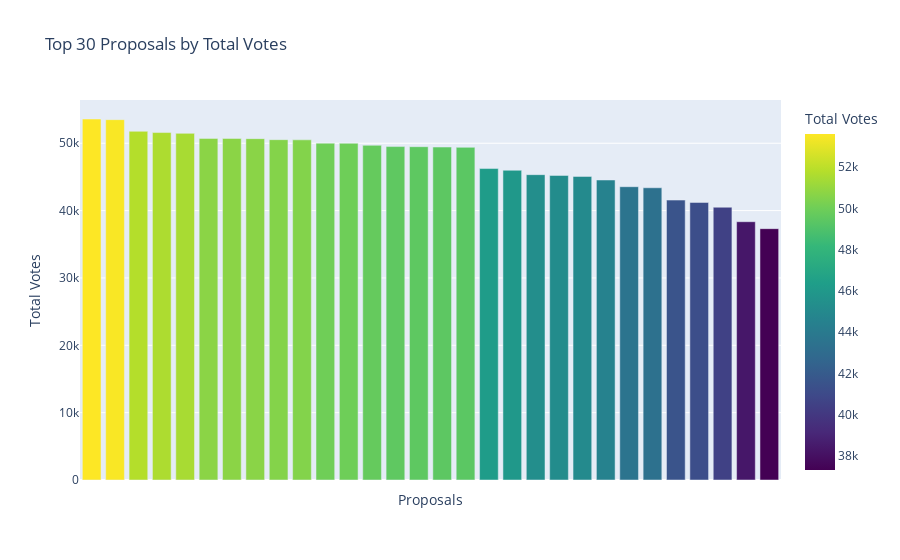

Notebook code cell kept with this figure:
### Code cell
# Sort the DataFrame by 'total_votes' column in descending order
top_30_proposals = proposal_vote_counts.sort_values(by='total_votes', ascending=False).head(30)

# Create the bar chart using Plotly
fig = px.bar(top_30_proposals, x='Proposal_Title', y='total_votes',
             labels={'Proposal_Title': 'Proposals', 'total_votes': 'Total Votes'},
             title='Top 30 Proposals by Total Votes',
             color='total_votes',
             color_continuous_scale='Viridis')

# Remove x-ticks
fig.update_xaxes(showticklabels=False)

# Set x-axis label
fig.update_layout(xaxis=dict(title='Proposals'))

# Show the interactive plot
fig.show()
fig.write_html(r'Graphs\top-30-votes.html')

### Figure 1 — Plotly figure (JSON) as saved in the notebook; plotly's stock layout.template omitted (floating-point values rounded to 4 significant figures)
{"data": [{"alignmentgroup": "True", "hovertemplate": "Proposals=%{x}<br>Total Votes=%{marker.color}<extra></extra>", "legendgroup": "", "marker": {"color": [53602, 53506, 51777, 51588, 51470, 50718, 50716, 50685, 50534, 50509, 50016, 49996, 49696, 49508, 49489, 49436, 49396, 46244, 45993, 45337, 45223, 45076, 44546, 43549, 43389, 41561, 41211, 40503, 38351, 37318], "coloraxis": "coloraxis", "pattern": {"shape": ""}}, "name": "", "offsetgroup": "", "orientation": "v", "showlegend": false, "textposition": "auto", "type": "bar", "x": ["Arbitrum as official sponsor of Ethereum Mexico 2023", "Proposal: Security Council Elections Proposed Implementation Spec", "The Arbitrum Coalition", "Arbitrum DAO Grants - Delegated Domain Allocation by Questbook", "Proposal: Update Security Council Election Start Date to Ensure Time for Security Audit", "AIP: ArbOS Version 11", "Non-Constitutional AIP: Arbitrum Security Enhancement Fund", "Time Management in ArbitrumÃÂ¢ÃÂÃÂs Governance", "Proposal: Building the Future of NFTs: The Rarible Protocol - Arbitrum Integration Proposal [REVISED]", "Procurement Framework | Security : Non-Constitutional Proposal", "Consolidate Security Proposals into a RFP Process", "Domain Allocator Election for the Education, Community Growth and Events Domain", "Domain Allocator Election for the Gaming Domain", "[Non-Constitutional] Fund the Arbitrum Grants Framework Proposal Milestone 1", "Accelerating Arbitrum - leveraging Camelot as an ecosystem hub to support native builders", "Domain Allocator Election for the New Protocol Ideas Domain", "Domain Allocator Election for the Dev Tooling Domain", "AIP-1.2 - Foundation and DAO Governance", "Proposal: Activate support for account abstraction endpoint on One and Nova", "Proposal to Backfund Successful STIP Proposals", "AIP-1.1 - Lockup, Budget, Transparency", "Proposal to onboard Matrixed.Link as a validator for Arbitrum", "Proposal: Empowering Early Contributors: The community Arbiter Proposal", "Proposal: Build Optimal Onboarding for STIP Teams (BOOST)", "AIP 1.05: Return 700M $ARB to the DAO Treasury [REAL]", "GovMonth Sensemaking - Growth and Innovation", "GovMonth Sensemaking - Reducing Friction", "Proposal: Activate ARB Staking", "Funding Gas Rebate and Trading Competition Program to Amplify ArbitrumÃÂ¢ÃÂÃÂs Ecosystem Growth ", "Timeline Extension for STIP and Backfund Grantees"], "xaxis": "x", "y": [53602, 53506, 51777, 51588, 51470, 50718, 50716, 50685, 50534, 50509, 50016, 49996, 49696, 49508, 49489, 49436, 49396, 46244, 45993, 45337, 45223, 45076, 44546, 43549, 43389, 41561, 41211, 40503, 38351, 37318], "yaxis": "y"}], "layout": {"barmode": "relative", "coloraxis": {"colorbar": {"title": {"text": "Total Votes"}}, "colorscale": [[0, "#440154"], [0.1111, "#482878"], [0.2222, "#3e4989"], [0.3333, "#31688e"], [0.4444, "#26828e"], [0.5556, "#1f9e89"], [0.6667, "#35b779"], [0.7778, "#6ece58"], [0.8889, "#b5de2b"], [1, "#fde725"]]}, "legend": {"tracegroupgap": 0}, "title": {"text": "Top 30 Proposals by Total Votes"}, "xaxis": {"anchor": "y", "domain": [0, 1], "showticklabels": false, "title": {"text": "Proposals"}}, "yaxis": {"anchor": "x", "domain": [0, 1], "title": {"text": "Total Votes"}}}}
